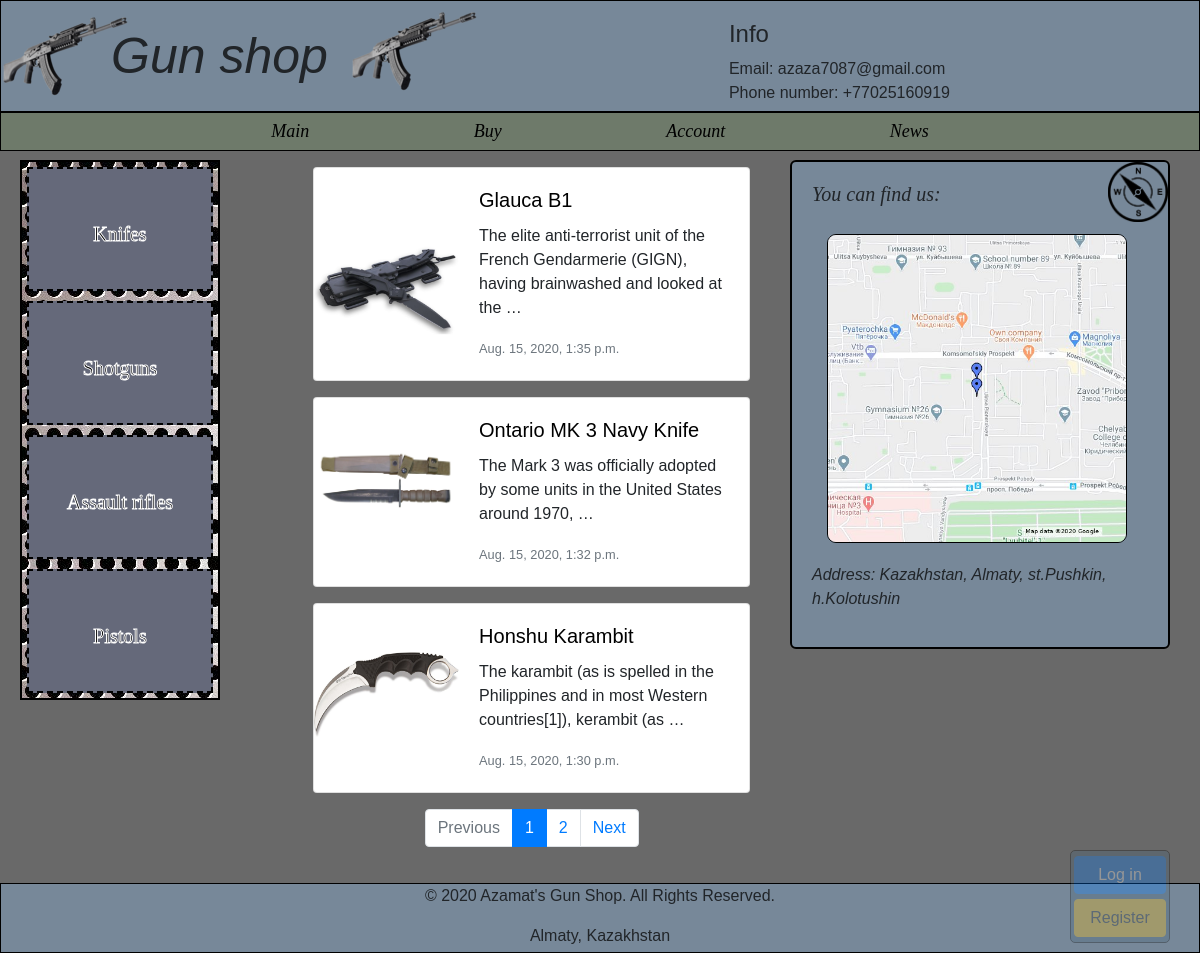
The app's page /shop/knifes/ with its own data.
### shop/models.py (models this page shows, shortened)
class Guns(models.Model):
    name = models.CharField(max_length=150, db_index=True)
    slug = models.SlugField(max_length=30, blank=True, unique=True)
    body = models.TextField(blank=True, db_index=True)
    category = models.ForeignKey('Category',null=True, on_delete=models.CASCADE,default="",)
    image = models.ImageField(upload_to='static/images/guns/', blank=True)
    date_pub = models.DateTimeField(auto_now_add=True)
    class Meta:
        ordering = ['-date_pub']

### shop/views.py (the view)
# urls.py: path('<str:name>/', gun_list, name='gun_list_url'),
def gun_list(request, name):
    category = Category.objects.get(slug__iexact=name)
    gun_list = Guns.objects.filter(category=category.id)
    paginator = Paginator(gun_list, 3)
    page_number = request.GET.get('page', 1)
    page = paginator.get_page(page_number)
    is_paginated = page.has_other_pages()
    if page.has_previous():
        prev_url = '?page={}'.format(page.previous_page_number())
    else:
        prev_url = ""
    if page.has_next():
        next_url = '?page={}'.format(page.next_page_number())
    else:
        next_url = ""
    return render(request, 'shop/guns_list.html', context={'gun_list': gun_list,
                                                           'name': name,
                                                           'page_object': page,
                                                           'is_paginated': is_paginated,
                                                           'prev_url': prev_url,
                                                           'next_url': next_url
                                                           })

### shop/templates/shop/guns_list.html (shortened to what this page needs)
{% extends 'shop/base_shop.html' %}
{% block content %}
    {% for gun in page_object.object_list %}
            <div class="card mb-3 ml-100" style="max-width: 540px;">
                <div class="row no-gutters">
                    <div class="col-md-4">
                        <img src="../../{{ gun.image }}" class="card-img mt-5" alt="..." >
                    </div>
                    <div class="col-md-8">
                        <div class="card-body">
                            <a href={% url 'gun_detail_url' name=name slug=gun.slug  %} > <h5 class="card-title">{{ gun.name }}</h5> </a>
                            <p class="card-text">{{ gun.body|truncatewords:15 }}</p>
                            <p class="card-text"><small class="text-muted">{{ gun.date_pub}}</small></p>
                        </div>
                    </div>
                </div>
            </div>
    {% endfor %}
{% if is_paginated %}
                <nav aria-label="..." >
                    <ul class="pagination justify-content-center">
                    <li class="page-item {% if not prev_url %} disabled {%endif%}">
                        <a class="page-link" href="{{ prev_url }}" tabindex="-1" aria-disabled="true">Previous</a>
                    </li>
                        {% for n in page_object.paginator.page_range  %}
                            {% if page_object.number == n  %}
                                <li class="page-item active" aria-current="page">
                                    <a class="page-link" href="?page={{ n }}">{{ n }} <span class="sr-only">(current)</span></a>
                                </li>
                             {% elif n > page_object.number|add:-3 and n < page_object.number|add:3 %}
                                <li class="page-item">
                                    <a class="page-link" href="?page={{ n }}">{{ n }}</a>
                                </li>
                            {% endif %}
                        {% endfor %}
                     <li class="page-item {% if not next_url %} disabled {%endif%}">
                        <a class="page-link" href="{{ next_url }}" tabindex="-1" aria-disabled="true">Next</a>
                    </li>
                    </ul>
                </nav>
        {% endif %}
{% endblock %}

### shop/templates/shop/base_shop.html
{% extends 'base.html' %}
{% block log-panel %}
    {% if not request.user.is_authenticated%}
    <a href="{% url 'account_login' %}" class="btn btn-primary">Log in</a>
    <a href="{% url 'account_signup' %}" class="btn btn-warning ">Register</a>
    {% elif request.user.is_authenticated%}
    <a href="{% url 'account_logout' %}" class="btn btn-danger">Log out</a>
    {% endif %}
{% endblock %}

### templates/base.html (shortened to what this page needs)
{% load static %}
<!DOCTYPE html>
<html lang="en">
<head>
    <link rel="stylesheet" href="https://stackpath.bootstrapcdn.com/bootstrap/4.5.2/css/bootstrap.min.css">
    <link rel="stylesheet"  href={% static 'css/index.css' %}>
</head>
<body>
   <header id="logo">
       <h1> Gun shop </h1>
       <img src="../../../static/images/ak47_small2.png" alt="" id="ak_47_2">
       <div id="info">
            <h4>Info</h4>
            <p> Email: azaza7087@gmail.com</p>
            <p> Phone number: +77025160919</p>
       </div>
   </header>
   <div id="navbar">
        <nav>
            <a href="{% url 'main' %}">Main</a>
            <a href="">Buy</a>
            <a href={% if request.user.is_authenticated %}"{% url 'user_detail_url' login=request.user %}"{% else %}{% endif %}> Account</a>
            <a href="">News</a>
        </nav>
   </div>
    <aside id="navigation">
        <div id="control_of_nav">
         <p><a href={% url 'gun_list_url' name="knifes" %}>Knifes</a></p>
         <p><a href={% url 'gun_list_url' name="shotguns" %}>Shotguns</a></p>
         <p><a href={% url 'gun_list_url' name="assault-rifles" %}>Assault rifles</a></p>
         <p><a href={% url 'gun_list_url' name="pistols" %}>Pistols</a></p>
        </div>
    </aside>
<div class="container mt-3">
    <div class="row">
        <div class="col-6 offset-md-1"  >
             {% block content %}{% endblock %}
        </div>
    </div>
</div>
{% block location %}
    <div id="location">
        <h5>You can find us:</h5>
        <img src="../../static/images/location.jpg" alt="sda" width="300">
        <p><em>Address: Kazakhstan, Almaty, st.Pushkin, h.Kolotushin </em></p>
    </div>
{% endblock %}
   <div class="log-panel align-items-center">
       {% block log-panel %}
       {% endblock %}
   </div>
<footer>
   <p> © 2020 Azamat's Gun Shop. All Rights Reserved. </p>
              <p>Almaty, Kazakhstan </p>
</footer>
</body>
</html>

### static/css/index.css (style rules this page uses)
body { font-family: sans-serif; background-color: dimgrey !important; }
#logo h1 { margin-top: 0; margin-bottom: 0; border: solid black 1px; padding: 25px; font-size: 50px; background-color: lightslategrey; padding-left: 110px; font-style: italic; background-image: url("../images/ak47_small.png"); background-repeat: no-repeat; background-position: left; }
#info { position: absolute; right: 250px; top: 20px; }
#info p { margin-top: 0px; margin-bottom: 0px; padding-bottom: 0px; padding-top: 0px; }
#navbar { margin-top: 0px; padding: 25px; border: black 1px solid; background-color: #6e7a6a; padding-top: 5px; padding-bottom: 5px; text-align: center; }
#navbar a { padding: 80px; font-size: 18px; font-family: "Times New Roman"; font-style: oblique; }
#navbar a:link { color: black; }
#ak_47_2 { position: absolute; z-index: 0; top: 10px; left: 350px; }
aside { margin-top: 4px; margin-left: 20px; }
#control_of_nav p { border: 2px black dashed; padding-right: 35px; padding-left: 35px; padding-bottom: 40px; padding-top: 50px; background-color: #65697a; margin: 5px; margin-bottom: 10px; }
#control_of_nav { border: black solid 2px; width: 200px; height: 540px; text-align: center; margin-top: 5px; margin-bottom: 10px; background-image: url("../images/wall.jpg"); background-repeat: no-repeat; float: left; }
#control_of_nav a { font-family: Impact ; font-size: 20px; }
#control_of_nav a { -webkit-text-stroke-width: 1px; -webkit-text-stroke-color: white; }
#control_of_nav a:link { color: black; }
footer { background-color: lightslategrey; border: black solid 1px; text-align: center; height: 70px; margin-top: 20px; clear: left; }
.card-body a:link { color: black; }
#location { background-image: url("../images/compas.png"); background-repeat: no-repeat; background-size: 60px; background-position: right top; position: absolute; right: 30px; top: 160px; border: black solid 2px; border-radius: 6px; padding: 20px; background-color: lightslategrey; width: 380px; }
#location img { border: solid black 1px; border-radius: 9px; margin-bottom: 20px; margin-left: 15px; margin-top: 20px; }
#location h5 { font-style: italic; font-family: "Bradley Hand", cursive; }
.log-panel { background-color: #48657a; border: black solid 1px; border-radius: 5px; opacity: 0.3 ; width: 100px; position: fixed; right: 30px; bottom: 10px; }
.log-panel a { display: block; margin: 5px 3px; }

### records on screen
Guns: image (picture), name "Glauca B1", body "The elite anti-terrorist unit of the French Gendarmerie (GIGN), having brainwashed and looked at the …", date_pub "Aug. 15, 2020, 1:35 p.m."
Guns: image (picture), name "Ontario MK 3 Navy Knife", body "The Mark 3 was officially adopted by some units in the United States around 1970, …", date_pub "Aug. 15, 2020, 1:32 p.m."
Guns: image (picture), name "Honshu Karambit", body "The karambit (as is spelled in the Philippines and in most Western countries[1]), kerambit (as …", date_pub "Aug. 15, 2020, 1:30 p.m."

### other values on screen
{{ n }} "1"
{{ n }} "2"
